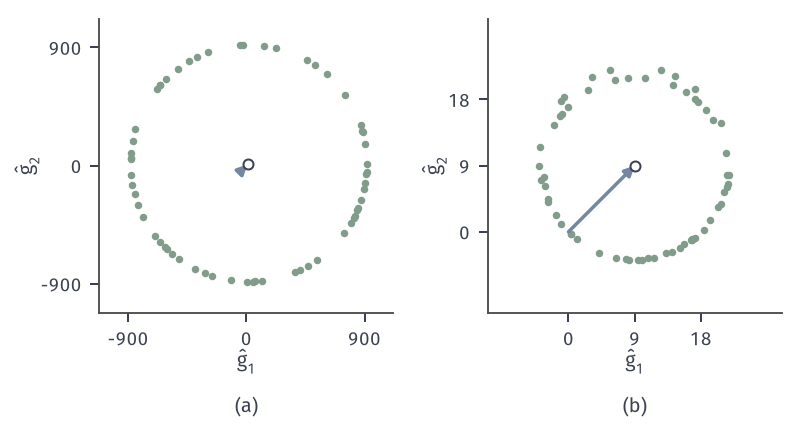

Generate this figure with Python:
from pathlib import Path
import sys
ROOT = next(p for p in Path(__file__).resolve().parents if (p/'build.sh').is_file() and (p/'tex/book.tex').is_file())
sys.path.insert(0, str(ROOT/'figures/00-shared/mathematical-preliminaries-upper/00-shared/comprehension-figures'))
from support import figure, save, BLUE, GREEN, YELLOW, RED, PURPLE, INK, MUTED, GRID, BLUE_FILL, GREEN_FILL, YELLOW_FILL, RED_FILL, PURPLE_FILL
import numpy as np
HERE = Path(__file__).resolve().parent
STROKE = '#4C4D4F'
def panels(w,h,n,left=.07,right=.99,top=.97,bottom=.22,wspace=.25,rows=1,**k):
    fig=figure(width_mm=w,height_mm=h)[0]; fig.clf(); fig.set_layout_engine(None)
    A=[fig.add_subplot(rows,n,i+1,**k) for i in range(n*rows)]
    fig.subplots_adjust(left=left,right=right,top=top,bottom=bottom,wspace=wspace)
    return fig,A
def tag(fig,ax,s,y):
    p=ax.get_position(); fig.text((p.x0+p.x1)/2,y,s,ha='center',va='bottom')
H2=np.array([1.,9.]); X0=np.array([9.,1.])
def f2(x): return .5*(H2*np.asarray(x,float)**2).sum(-1)
def g2(x): return H2*np.asarray(x,float)
def sphere(rng,k,n=2):
    u=rng.standard_normal((k,n)); return u/np.linalg.norm(u,axis=1,keepdims=True)
# 单点估计的散布：贯穿例 (9,1)，delta=0.1；(a) 原函数值 (b) 减去常数 45 后。
fig,A=panels(112,60,2,left=.125,right=.985,bottom=.25,wspace=.32)
rng=np.random.default_rng(8); U=sphere(rng,60); d=.1; x=X0; n=2
Y=f2(x+d*U)
E1=(n/d)*Y[:,None]*U; E2=(n/d)*(Y-45)[:,None]*U
g=np.array([9.,9.])
A[0].plot(E1[:,0],E1[:,1],'o',color=GREEN,ms=3,mew=0); A[1].plot(E2[:,0],E2[:,1],'o',color=GREEN,ms=3,mew=0)
for a,L in zip(A,(1120,24)):
    a.annotate('',xy=g,xytext=(0,0),arrowprops=dict(arrowstyle='-|>',color=BLUE,lw=1.4,shrinkA=0,shrinkB=0),zorder=5)
    a.plot([g[0]],[g[1]],'o',mfc='white',mec=INK,ms=4,mew=.8,zorder=6)
    a.set_aspect('equal'); a.set_xlabel(r'$\hat g_1$',labelpad=0); a.set_ylabel(r'$\hat g_2$',labelpad=0)
A[0].set_xlim(-1120,1120); A[0].set_ylim(-1120,1120); A[0].set_xticks([-900,0,900]); A[0].set_yticks([-900,0,900])
A[1].set_xlim(-11,29); A[1].set_ylim(-11,29); A[1].set_xticks([0,9,18]); A[1].set_yticks([0,9,18])
tag(fig,A[0],'(a)',.02); tag(fig,A[1],'(b)',.02)
save(fig,HERE,'figure',{'x':[9,1],'delta':d,'seed':8,'mean_norm_a':float(np.linalg.norm(E1,axis=1).mean())})
